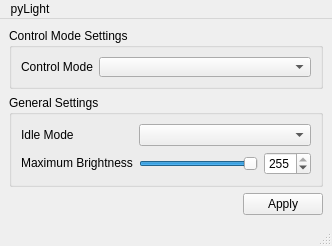
<?xml version="1.0" encoding="UTF-8"?>
<ui version="4.0">
 <class>MainWindow</class>
 <widget class="QMainWindow" name="MainWindow">
  <property name="geometry">
   <rect>
    <x>0</x>
    <y>0</y>
    <width>309</width>
    <height>228</height>
   </rect>
  </property>
  <property name="windowTitle">
   <string>pyLight</string>
  </property>
  <widget class="QWidget" name="centralwidget">
   <layout class="QGridLayout" name="gridLayout">
    <item row="0" column="0" colspan="3">
     <widget class="QGroupBox" name="controlModeGroupBox">
      <property name="sizePolicy">
       <sizepolicy hsizetype="Preferred" vsizetype="Maximum">
        <horstretch>0</horstretch>
        <verstretch>0</verstretch>
       </sizepolicy>
      </property>
      <property name="title">
       <string>Control Mode Settings</string>
      </property>
      <layout class="QGridLayout" name="gridLayout_2">
       <item row="0" column="1">
        <widget class="QComboBox" name="controlModeComboBox">
         <property name="minimumSize">
          <size>
           <width>100</width>
           <height>20</height>
          </size>
         </property>
         <property name="baseSize">
          <size>
           <width>0</width>
           <height>0</height>
          </size>
         </property>
        </widget>
       </item>
       <item row="0" column="0">
        <widget class="QLabel" name="controlModeLabel">
         <property name="sizePolicy">
          <sizepolicy hsizetype="Fixed" vsizetype="Fixed">
           <horstretch>0</horstretch>
           <verstretch>0</verstretch>
          </sizepolicy>
         </property>
         <property name="text">
          <string>Control Mode</string>
         </property>
         <property name="alignment">
          <set>Qt::AlignBottom|Qt::AlignHCenter</set>
         </property>
        </widget>
       </item>
      </layout>
     </widget>
    </item>
    <item row="1" column="0" colspan="3">
     <widget class="QGroupBox" name="generalSettingsGroupBox">
      <property name="sizePolicy">
       <sizepolicy hsizetype="Preferred" vsizetype="Fixed">
        <horstretch>0</horstretch>
        <verstretch>0</verstretch>
       </sizepolicy>
      </property>
      <property name="title">
       <string>General Settings</string>
      </property>
      <layout class="QGridLayout" name="gridLayout_3">
       <item row="0" column="0">
        <widget class="QLabel" name="idleModeLabel">
         <property name="sizePolicy">
          <sizepolicy hsizetype="Fixed" vsizetype="Fixed">
           <horstretch>0</horstretch>
           <verstretch>0</verstretch>
          </sizepolicy>
         </property>
         <property name="text">
          <string>Idle Mode</string>
         </property>
        </widget>
       </item>
       <item row="2" column="0">
        <widget class="QLabel" name="brightnessLabel">
         <property name="sizePolicy">
          <sizepolicy hsizetype="Fixed" vsizetype="Fixed">
           <horstretch>0</horstretch>
           <verstretch>0</verstretch>
          </sizepolicy>
         </property>
         <property name="text">
          <string>Maximum Brightness</string>
         </property>
         <property name="alignment">
          <set>Qt::AlignBottom|Qt::AlignHCenter</set>
         </property>
        </widget>
       </item>
       <item row="2" column="1">
        <widget class="QSlider" name="brightnessSlider">
         <property name="sizePolicy">
          <sizepolicy hsizetype="Minimum" vsizetype="Fixed">
           <horstretch>0</horstretch>
           <verstretch>0</verstretch>
          </sizepolicy>
         </property>
         <property name="minimumSize">
          <size>
           <width>119</width>
           <height>0</height>
          </size>
         </property>
         <property name="maximum">
          <number>255</number>
         </property>
         <property name="value">
          <number>255</number>
         </property>
         <property name="orientation">
          <enum>Qt::Horizontal</enum>
         </property>
         <property name="tickPosition">
          <enum>QSlider::NoTicks</enum>
         </property>
        </widget>
       </item>
       <item row="2" column="2">
        <widget class="QSpinBox" name="maxBrightnessSpinBox">
         <property name="maximum">
          <number>255</number>
         </property>
         <property name="value">
          <number>255</number>
         </property>
        </widget>
       </item>
       <item row="0" column="1" colspan="2">
        <widget class="QComboBox" name="idleModeComboBox"/>
       </item>
      </layout>
     </widget>
    </item>
    <item row="3" column="2">
     <widget class="QPushButton" name="applyButton">
      <property name="sizePolicy">
       <sizepolicy hsizetype="Fixed" vsizetype="Fixed">
        <horstretch>0</horstretch>
        <verstretch>0</verstretch>
       </sizepolicy>
      </property>
      <property name="text">
       <string>Apply</string>
      </property>
     </widget>
    </item>
   </layout>
  </widget>
  <widget class="QMenuBar" name="menubar">
   <property name="geometry">
    <rect>
     <x>0</x>
     <y>0</y>
     <width>309</width>
     <height>21</height>
    </rect>
   </property>
   <widget class="QMenu" name="menupyLight">
    <property name="title">
     <string>pyLight</string>
    </property>
    <addaction name="actionExit"/>
   </widget>
   <addaction name="menupyLight"/>
  </widget>
  <widget class="QStatusBar" name="statusbar"/>
  <action name="actionExit">
   <property name="text">
    <string>Exit</string>
   </property>
  </action>
 </widget>
 <resources/>
 <connections>
  <connection>
   <sender>maxBrightnessSpinBox</sender>
   <signal>valueChanged(int)</signal>
   <receiver>brightnessSlider</receiver>
   <slot>setValue(int)</slot>
   <hints>
    <hint type="sourcelabel">
     <x>284</x>
     <y>151</y>
    </hint>
    <hint type="destinationlabel">
     <x>240</x>
     <y>150</y>
    </hint>
   </hints>
  </connection>
  <connection>
   <sender>brightnessSlider</sender>
   <signal>valueChanged(int)</signal>
   <receiver>maxBrightnessSpinBox</receiver>
   <slot>setValue(int)</slot>
   <hints>
    <hint type="sourcelabel">
     <x>212</x>
     <y>146</y>
    </hint>
    <hint type="destinationlabel">
     <x>289</x>
     <y>143</y>
    </hint>
   </hints>
  </connection>
 </connections>
 <slots>
  <slot>doApply()</slot>
 </slots>
</ui>
